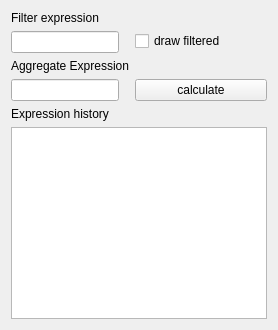
       <widget class="QWidget" name="editStackExpressions">
        <attribute name="title">
         <string>Expressions</string>
        </attribute>
        <layout class="QFormLayout" name="formLayout">
         <item row="0" column="0">
          <widget class="QLabel" name="label_2">
           <property name="text">
            <string>Filter expression</string>
           </property>
          </widget>
         </item>
         <item row="1" column="0">
          <widget class="QLineEdit" name="expressionFilter"/>
         </item>
         <item row="1" column="1">
          <widget class="QCheckBox" name="cbDrawFiltered">
           <property name="toolTip">
            <string>&lt;html&gt;&lt;head/&gt;&lt;body&gt;&lt;p&gt;when checked, only &amp;quot;filtered&amp;quot; trees are drawn in the main visualization&lt;/p&gt;&lt;/body&gt;&lt;/html&gt;</string>
           </property>
           <property name="text">
            <string>draw filtered</string>
           </property>
          </widget>
         </item>
         <item row="2" column="0">
          <widget class="QLabel" name="label_3">
           <property name="text">
            <string>Aggregate Expression</string>
           </property>
          </widget>
         </item>
         <item row="3" column="0">
          <widget class="QLineEdit" name="expressionText"/>
         </item>
         <item row="3" column="1">
          <widget class="QPushButton" name="pbCalculateExpression">
           <property name="text">
            <string>calculate</string>
           </property>
          </widget>
         </item>
         <item row="4" column="0">
          <widget class="QLabel" name="label">
           <property name="text">
            <string>Expression history</string>
           </property>
          </widget>
         </item>
         <item row="5" column="0" colspan="2">
          <widget class="QListWidget" name="expressionHistory"/>
         </item>
        </layout>
       </widget>
